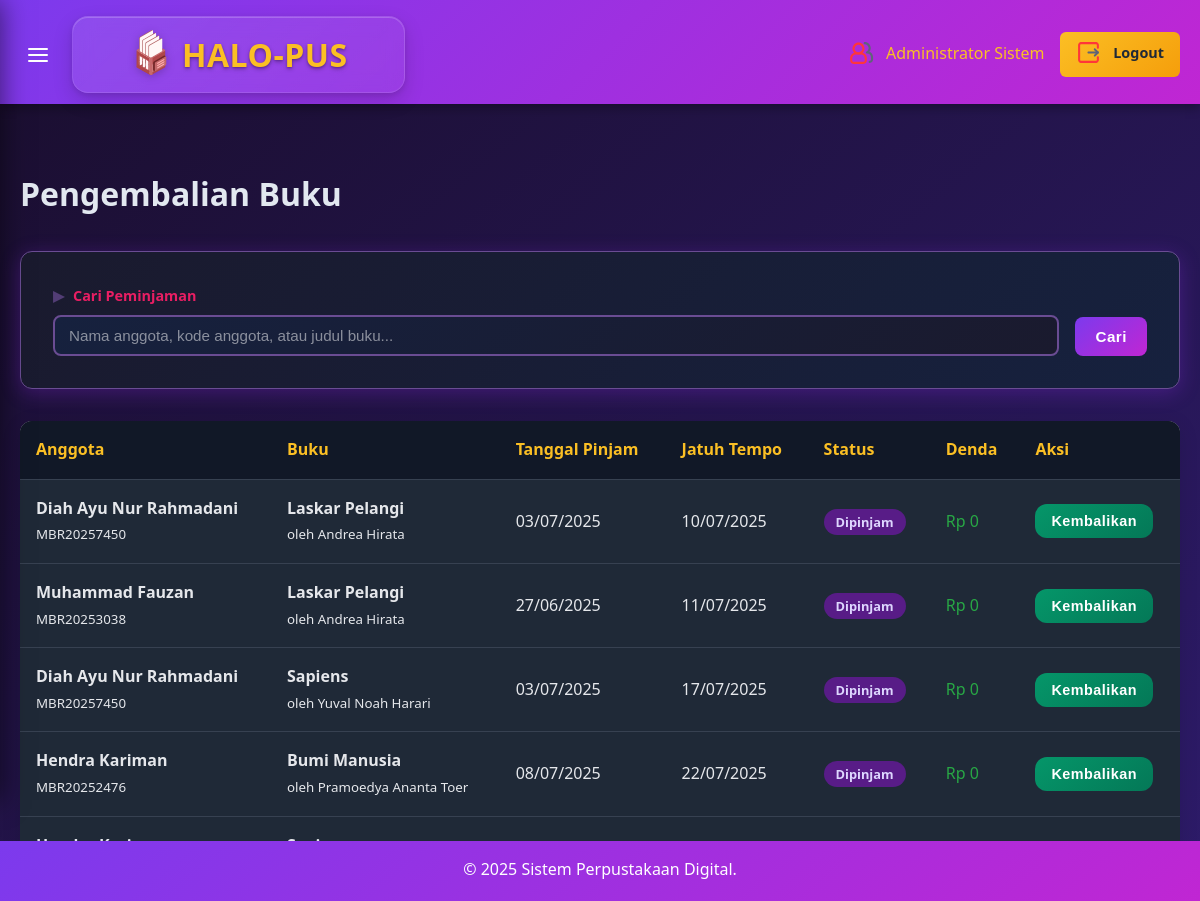
Page /pages/pengembalian.php (signed in) on the committed database.
### tables this page shows
CREATE TABLE `borrowings` (
  `id` int(11) NOT NULL,
  `member_id` int(11) NOT NULL,
  `book_id` int(11) NOT NULL,
  `borrow_date` date NOT NULL,
  `due_date` date NOT NULL,
  `return_date` date DEFAULT NULL,
  `status` enum('borrowed','returned','overdue') DEFAULT 'borrowed',
  `fine_amount` decimal(10,2) DEFAULT 0.00,
  `notes` text DEFAULT NULL,
  `created_at` timestamp NOT NULL DEFAULT current_timestamp(),
  `updated_at` timestamp NOT NULL DEFAULT current_timestamp() ON UPDATE current_timestamp()
);

CREATE TABLE `members` (
  `id` int(11) NOT NULL,
  `member_code` varchar(20) NOT NULL,
  `name` varchar(255) NOT NULL,
  `email` varchar(255) NOT NULL,
  `password` varchar(255) DEFAULT NULL,
  `phone` varchar(20) DEFAULT NULL,
  `address` text DEFAULT NULL,
  `date_of_birth` date DEFAULT NULL,
  `gender` enum('L','P') NOT NULL,
  `member_type` enum('student','teacher','public') DEFAULT 'public',
  `join_date` date NOT NULL,
  `status` enum('active','inactive','suspended') DEFAULT 'active',
  `first_login` tinyint(1) DEFAULT 1,
  `max_borrow_limit` int(11) DEFAULT 3,
  `created_at` timestamp NOT NULL DEFAULT current_timestamp(),
  `updated_at` timestamp NOT NULL DEFAULT current_timestamp() ON UPDATE current_timestamp()
);

CREATE TABLE `books` (
  `id` int(11) NOT NULL,
  `title` varchar(255) NOT NULL,
  `author` varchar(255) NOT NULL,
  `publisher` varchar(255) NOT NULL,
  `year_published` int(11) NOT NULL,
  `isbn` varchar(20) DEFAULT NULL,
  `category_id` int(11) DEFAULT NULL,
  `total_copies` int(11) NOT NULL DEFAULT 1,
  `available_copies` int(11) NOT NULL DEFAULT 1,
  `location` varchar(100) DEFAULT NULL,
  `description` text DEFAULT NULL,
  `cover_image` varchar(255) DEFAULT 'default.jpg',
  `created_at` timestamp NOT NULL DEFAULT current_timestamp(),
  `updated_at` timestamp NOT NULL DEFAULT current_timestamp() ON UPDATE current_timestamp(),
  `price` decimal(10,2) DEFAULT 0.00,
  `category` varchar(100) DEFAULT ''
);

### auth.php (called while the page is built, shortened)
<?php
function isLoggedIn() {
    return isset($_SESSION['admin_logged_in']) && $_SESSION['admin_logged_in'] === true;
}
function getCurrentAdmin() {
    return [
        'id' => $_SESSION['admin_id'] ?? null,
        'username' => $_SESSION['admin_username'] ?? null,
        'full_name' => $_SESSION['admin_full_name'] ?? null,
        'email' => $_SESSION['admin_email'] ?? null,
        'role' => $_SESSION['admin_role'] ?? null
    ];
}
?>

### pages/pengembalian.php (the view, shortened to what this page needs)
<?php
require_once '../config/koneksi.php';
require_once '../auth.php';
$search = trim($_GET['search'] ?? '');
$where_conditions = ["b.status IN ('borrowed', 'overdue')"];
$params = [];
$where_clause = "WHERE " . implode(" AND ", $where_conditions);
try {
    $stmt = $pdo->prepare("
        SELECT b.*, m.name as member_name, m.member_code, bk.title as book_title, bk.author,
               CASE
                   WHEN b.due_date < CURDATE() THEN 'overdue'
                   ELSE b.status
               END as current_status,
               DATEDIFF(CURDATE(), b.due_date) as days_overdue
        FROM borrowings b
        JOIN members m ON b.member_id = m.id
        JOIN books bk ON b.book_id = bk.id
        {$where_clause}
        ORDER BY b.due_date ASC
    ");
    $stmt->execute($params);
    $borrowings = $stmt->fetchAll();
} catch(PDOException $e) {
    $borrowings = [];
    $error_message = "Error loading data: " . $e->getMessage();
}
?>
<!DOCTYPE html>
<html lang="id">
<head>
    <link rel="stylesheet" href="../css/style.css">
    <link rel="stylesheet" href="../css/form.css">
</head>
<body>
    <header class="header">
        <div class="nav-container">
            <div class="nav-left">
                <button class="hamburger-menu" id="hamburgerMenu">
                    <span></span>
                    <span></span>
                    <span></span>
                </button>
                <a href="../index.php" class="logo"><img src="../images/logo.svg" alt="Profile" class="firsticon" > HALO-PUS</a>
            </div>
            <div class="nav-right">
                <div class="user-info">
                    <span class="user-name"><img src="../images/profile.svg" alt="Profile" class="icon" > <?php echo htmlspecialchars(getCurrentAdmin()['full_name']); ?></span>
                    <a href="../logout.php" class="btn-logout" onclick="return confirm('Yakin ingin logout?')">
                        <img src="../images/quit.svg" alt="Profile" class="icon"> Logout
                    </a>
                </div>
            </div>
        </div>
    </header>
    <main class="main-content">
        <div class="container">
            <h1 style="margin-bottom: 2rem;">Pengembalian Buku</h1>
            <div class="return-filters">
                <form method="GET" class="filter-row">
                    <div class="form-group">
                        <label for="search" class="form-label">Cari Peminjaman</label>
                        <input
                            type="text"
                            id="search"
                            name="search"
                            class="form-control"
                            placeholder="Nama anggota, kode anggota, atau judul buku..."
                            value="<?php echo htmlspecialchars($search); ?>"
                        >
                    </div>
                    <div class="form-group">
                        <button type="submit" class="btn btn-primary"> Cari</button>
                    </div>
                </form>
            </div>
            <?php if (empty($borrowings)): ?>
                <div class="empty-state">
                    <h3>Tidak ada buku yang sedang dipinjam</h3>
                    <p>Semua buku sudah dikembalikan atau belum ada peminjaman.</p>
                    <a href="peminjaman.php" class="btn btn-primary">Proses Peminjaman Baru</a>
                </div>
            <?php else: ?>
                <div class="borrowings-table">
                    <table class="table">
                        <thead>
                            <tr>
                                <th>Anggota</th>
                                <th>Buku</th>
                                <th>Tanggal Pinjam</th>
                                <th>Jatuh Tempo</th>
                                <th>Status</th>
                                <th>Denda</th>
                                <th>Aksi</th>
                            </tr>
                        </thead>
                        <tbody>
                            <?php foreach ($borrowings as $borrowing): ?>
                                <?php
                                $fine = 0;
                                ?>
                                <tr>
                                    <td>
                                        <strong><?php echo htmlspecialchars($borrowing['member_name']); ?></strong>
                                        <br>
                                        <small><?php echo htmlspecialchars($borrowing['member_code']); ?></small>
                                    </td>
                                    <td>
                                        <strong><?php echo htmlspecialchars($borrowing['book_title']); ?></strong>
                                        <br>
                                        <small>oleh <?php echo htmlspecialchars($borrowing['author']); ?></small>
                                    </td>
                                    <td>
                                        <?php echo date('d/m/Y', strtotime($borrowing['borrow_date'])); ?>
                                    </td>
                                    <td>
                                        <?php echo date('d/m/Y', strtotime($borrowing['due_date'])); ?>
                                    </td>
                                    <td>
                                        <span class="status-badge status-<?php echo $borrowing['current_status']; ?>">
                                            <?php echo $borrowing['current_status'] === 'overdue' ? 'Terlambat' : 'Dipinjam'; ?>
                                        </span>
                                    </td>
                                    <td>
                                        <?php if ($fine > 0): ?>
                                            <span class="fine-amount">Rp <?php echo number_format($fine, 0, ',', '.'); ?></span>
                                        <?php else: ?>
                                            <span style="color: #28a745;">Rp 0</span>
                                        <?php endif; ?>
                                    </td>
                                    <td>
                                        <button
                                            class="btn btn-success btn-sm"
                                            onclick="confirmReturn(<?php echo $borrowing['id']; ?>, '<?php echo htmlspecialchars($borrowing['book_title']); ?>', '<?php echo htmlspecialchars($borrowing['member_name']); ?>', <?php echo $fine; ?>)"
                                        >
                                             Kembalikan
                                        </button>
                                    </td>
                                </tr>
                            <?php endforeach; ?>
                        </tbody>
                    </table>
                </div>
            <?php endif; ?>
        </div>
    </main>
    <footer class="footer">
        <div class="container">
            <p>&copy; 2025 Sistem Perpustakaan Digital.</p>
        </div>
    </footer>
</body>
</html>

### css/style.css (style rules this page uses)
* { margin: 0; padding: 0; box-sizing: border-box; }
body { font-family: "Segoe UI", Tahoma, Geneva, Verdana, sans-serif; line-height: 1.6; color: #e2e8f0; margin: 0; padding: 0; background: linear-gradient(140deg, #1a0e2e 0%, #2d1b69 100%); scroll-behavior: smooth; display: flex; flex-direction: column; height: 100%; animation: premiumIn 1s ease-out; margin-bottom: 5rem; }
.header { background: linear-gradient(140deg, #7c3aed 0%, #c026d3 100%); color: white; padding: 1rem 0; box-shadow: 0 2px 10px rgba(0, 0, 0, 0.3); position: sticky; top: 0; height: 6.5rem; z-index: 90; }
.nav-container { padding: 0 20px; display: flex; justify-content: space-between; align-items: center; }
.nav-left { display: flex; align-items: center; gap: 1rem; justify-content: flex-start; }
.nav-right { display: flex; align-items: center; }
.user-info { display: flex; align-items: center; gap: 1rem; }
.user-name { color: #fbbf24; font-weight: 500; }
.btn-logout { background: linear-gradient(140deg, #fbbf24 0%, #f59e0b 100%); color: #1f2937; padding: 0.5rem 1rem; border-radius: 6px; text-decoration: none; font-size: 0.9rem; font-weight: 600; transition: all 0.3s ease; }
.hamburger-menu { background: none; border: none; cursor: pointer; padding: 0.5rem; border-radius: 4px; transition: background-color 0.2s ease; display: flex; flex-direction: column; gap: 4px; }
.hamburger-menu span { width: 20px; height: 2px; background-color: white; transition: all 0.3s ease; border-radius: 1px; }
.firsticon { width: 45px; height: 45px; vertical-align: middle; margin-right: 8px; margin-bottom: 4px; filter: drop-shadow(0 2px 4px rgba(0, 0, 0, 0.2)); transition: transform 0.3s ease; }
.main-content { transition: margin-left 0.3s ease; margin-top: 2rem; flex: 1; }
.container { max-width: 1200px; margin: 0 auto; padding: 0 20px; }
.container h1 { margin-top: 2rem; color: #e2e8f0; }
.btn { padding: 12px 24px; border: none; border-radius: 12px; font-size: 1rem; font-weight: 600; cursor: pointer; text-decoration: none; display: inline-flex; justify-content: center; align-items: center; text-align: center; transition: all 0.3s ease; line-height: 1.25; letter-spacing: 0.5px; }
.btn-primary { background: linear-gradient(140deg, #7c3aed 0%, #c026d3 100%); color: white; }
.btn-success { background: linear-gradient(140deg, #059669 0%, #047857 100%); color: white; }
.btn-sm { padding: 8px 16px; font-size: 0.9rem; }
.table { width: 100%; border-collapse: collapse; background: #1f2937; border-radius: 8px; overflow: hidden; }
.table th, .table td { padding: 1rem; text-align: left; border-bottom: 1px solid #374151; }
.table th { background: #111827; font-weight: 600; color: #fbbf24; }
.table td { color: #e5e7eb; }
.status-badge { padding: 0.25rem 0.75rem; border-radius: 20px; font-size: 0.8rem; font-weight: bold; }
.status-borrowed { background: #581c87; color: #ddd6fe; }
.footer { background: linear-gradient(140deg, #7c3aed 0%, #c026d3 100%); color: white; text-align: center; bottom: 0; left: 0; padding: 1rem 0; width: 100%; height: 60px; position: fixed; z-index: 999; }
.icon { width: 25px; height: 25px; vertical-align: middle; margin-right: 8px; margin-bottom: 4px; }
.header { padding: 1rem 0; background: linear-gradient(135deg, #7c3aed 0%, #c026d3 100%); box-shadow: 0 4px 10px rgba(0, 0, 0, 0.3); position: sticky; top: 0; z-index: 999; }
.logo { display: flex; align-items: center; text-decoration: none; width: 90%; padding: 0.75rem 3.5rem; border-radius: 16px; background: linear-gradient(135deg, rgba(255, 255, 255, 0.1) 0%, rgba(255, 255, 255, 0.05) 100%); backdrop-filter: blur(10px); border: 1px solid rgba(255, 255, 255, 0.1); box-shadow: 0 8px 20px rgba(0, 0, 0, 0.15), 0 2px 6px rgba(0, 0, 0, 0.1), inset 0 1px 0 rgba(255, 255, 255, 0.2); transition: all 0.3s ease; position: relative; overflow: hidden; }
.logo { font-size: 2rem; font-weight: 700; color: #fbbf24; text-shadow: 0 2px 4px rgba(0, 0, 0, 0.3), 0 1px 2px rgba(0, 0, 0, 0.2); letter-spacing: 0.5px; }
.logo::before { content: ''; position: absolute; top: 0; left: -100%; width: 100%; height: 100%; background: linear-gradient(90deg, transparent, rgba(255, 255, 255, 0.2), transparent); transition: left 0.6s ease; }

### pages/pengembalian.php (style rules this page uses)
body { height: 100vh; }
.borrowings-table { background: white; border-radius: 12px; overflow: hidden; box-shadow: 0 4px 20px rgba(0,0,0,0.1); }

### rows in the picture
borrowings: member.name "Diah Ayu Nur Rahmadani", member.member_code "MBR20257450", book.title "Laskar Pelangi", book.author "Andrea Hirata", borrow_date "03/07/2025", due_date "10/07/2025", shows "Dipinjam", shows "Rp 0"
borrowings: member.name "Muhammad Fauzan", member.member_code "MBR20253038", book.title "Laskar Pelangi", book.author "Andrea Hirata", borrow_date "27/06/2025", due_date "11/07/2025", shows "Dipinjam", shows "Rp 0"
borrowings: member.name "Diah Ayu Nur Rahmadani", member.member_code "MBR20257450", book.title "Sapiens", book.author "Yuval Noah Harari", borrow_date "03/07/2025", due_date "17/07/2025", shows "Dipinjam", shows "Rp 0"
borrowings: member.name "Hendra Kariman", member.member_code "MBR20252476", book.title "Bumi Manusia", book.author "Pramoedya Ananta Toer", borrow_date "08/07/2025", due_date "22/07/2025", shows "Dipinjam", shows "Rp 0"
borrowings: member.name "Hendra Kariman", book.title "Sapiens", borrow_date "08/07/2025", due_date "22/07/2025"

### other values in the picture
getCurrentAdmin()['full_name'] "Administrator Sistem"
